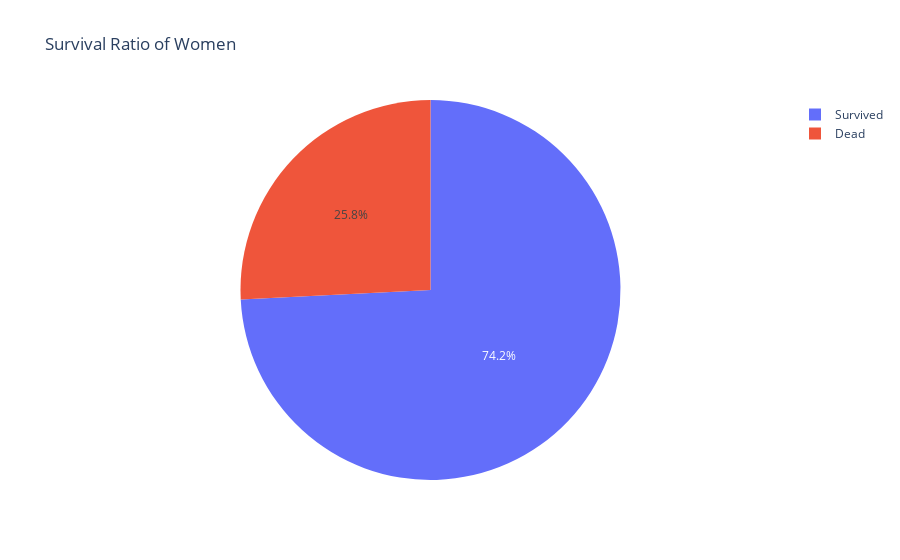

Here is the notebook cell this chart was saved with:
### Code cell
fig = px.pie(data_frame = df_0,
             names = df_0.index, 
             values = 'female',
             title = 'Survival Ratio of Women')

fig.show()

### Figure 1 — Plotly figure (JSON) as saved in the notebook; plotly's stock layout.template omitted (floating-point values rounded to 4 significant figures)
{"data": [{"domain": {"x": [0, 1], "y": [0, 1]}, "hovertemplate": "index=%{label}<br>female=%{value}<extra></extra>", "labels": ["Survived", "Dead"], "legendgroup": "", "name": "", "showlegend": true, "type": "pie", "values": [233, 81]}], "layout": {"legend": {"tracegroupgap": 0}, "title": {"text": "Survival Ratio of Women"}}}
